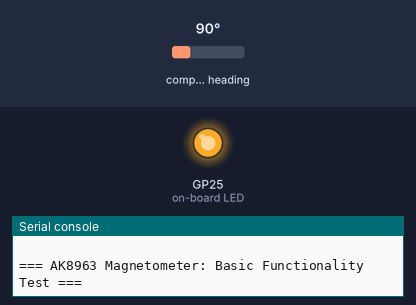
A program run on a simulated Raspberry Pi Pico running MicroPython. Shown: output pins drawn as LEDs (lit = HIGH), the last lines printed to the serial console. Inputs (shaded band) come from the test bench; at power-on: compass heading 90°. At 5.3 s the program stops and its outputs stay as they are.

Above: at 0.1 s.
At 2.1 s:
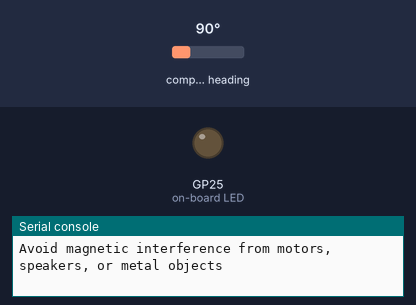
Timing chart, 0 to 3.6 s (numbered marks = the images above):
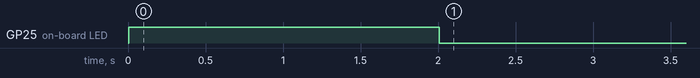

Measured:
- by itself, GP25 (on-board LED): LOW → HIGH at 0.00 s, → LOW 2.0 s later

The program:

ak8963_test.py
```python
"""
AK8963 Magnetometer Handler Test and Demonstration Script

MIT License

Copyright (c) 2025 Ojas Jha

Permission is hereby granted, free of charge, to any person obtaining a copy
of this software and associated documentation files (the "Software"), to deal
in the Software without restriction, including without limitation the rights
to use, copy, modify, merge, publish, distribute, sublicense, and/or sell
copies of the Software, and to permit persons to whom the Software is
furnished to do so, subject to the following conditions:

The above copyright notice and this permission notice shall be included in all
copies or substantial portions of the Software.

THE SOFTWARE IS PROVIDED "AS IS", WITHOUT WARRANTY OF ANY KIND, EXPRESS OR
IMPLIED, INCLUDING BUT NOT LIMITED TO THE WARRANTIES OF MERCHANTABILITY,
FITNESS FOR A PARTICULAR PURPOSE AND NONINFRINGEMENT. IN NO EVENT SHALL THE
AUTHORS OR COPYRIGHT HOLDERS BE LIABLE FOR ANY CLAIM, DAMAGES OR OTHER
LIABILITY, WHETHER IN AN ACTION OF CONTRACT, TORT OR OTHERWISE, ARISING FROM,
OUT OF OR IN CONNECTION WITH THE SOFTWARE OR THE USE OR OTHER DEALINGS IN THE
SOFTWARE.

================================================================================

This script demonstrates the functionality of the AK8963MagnetometerHandler class
by running various tests and demonstrations. It's designed to help users understand
how to use the magnetometer sensor and verify that it's working correctly.

=== WHAT IS A MAGNETOMETER? ===
A magnetometer is a sensor that measures magnetic field strength and direction.
The AK8963 is a 3-axis magnetometer that can detect Earth's magnetic field,
making it useful for compass applications, navigation, and detecting magnetic objects.

=== RASPBERRY PI PICO CONTEXT ===
The Raspberry Pi Pico is a microcontroller board with:
- RP2040 dual-core ARM Cortex-M0+ processor
- 264KB RAM, 2MB flash memory
- Multiple GPIO pins for sensor connections
- Built-in I2C, SPI, UART communication interfaces
- 3.3V logic levels (important for sensor compatibility)

=== MICROPYTHON CONTEXT ===
MicroPython is a Python implementation for microcontrollers that provides:
- Python syntax for embedded programming
- Built-in libraries for hardware interfaces (I2C, SPI, GPIO)
- Real-time capabilities suitable for sensor applications
- Simplified development compared to C/C++

Key Test Areas:
- Basic sensor initialization and data reading
- Magnetometer calibration process (essential for accurate compass readings)
- Continuous monitoring and data logging
- Error handling and status reporting

Prerequisites:
- AK8963 magnetometer sensor connected to Raspberry Pi Pico
- Proper I2C wiring (SCL to GPIO21, SDA to GPIO20)
- 4.7kΩ pull-up resistors on I2C lines
- 3.3V power supply

Hardware Setup:
- VCC: Connect to 3.3V power supply
- GND: Connect to ground
- SCL: Connect to GPIO21 (with 4.7kΩ pull-up to 3.3V)
- SDA: Connect to GPIO20 (with 4.7kΩ pull-up to 3.3V)

=== I2C COMMUNICATION EXPLANATION ===
I2C (Inter-Integrated Circuit) is a communication protocol that allows multiple
devices to communicate over just two wires (SCL and SDA). The AK8963 uses I2C
to send magnetic field data to the Raspberry Pi Pico. Pull-up resistors are
required to ensure proper signal levels.

Author: Ojas Jha
License: MIT License (see above)
Date: October 19, 2025
Version: 2.0
"""

# =============================================================================
# IMPORTS - Categorized by functionality
# =============================================================================

# === MICROPYTHON TIME UTILITIES ===
# utime provides time-related functions for MicroPython, similar to Python's time module
# but optimized for microcontrollers with limited resources
import utime  # MicroPython time utilities for delays and timestamps

# === MICROPYTHON HARDWARE CONTROL ===
# machine module provides direct access to hardware features like GPIO pins and LEDs
from machine import Pin  # GPIO pin control for LED blinking

# === CUSTOM SENSOR HANDLER ===
# Import our custom magnetometer handler class that encapsulates all AK8963 operations
# This handler provides a high-level interface to interact with the magnetometer sensor
from ak8963_handler import AK8963MagnetometerHandler  # AK8963 magnetometer handler class


def demonstrate_basic_magnetometer_functionality():
    """
    Demonstrate basic magnetometer reading functionality.

    This function tests the fundamental operations of the magnetometer:
    - Sensor initialization (establishes I2C communication)
    - Basic data reading (gets 3-axis magnetic field measurements)
    - Error handling (validates sensor response and data quality)

    === MAGNETIC FIELD MEASUREMENT EXPLANATION ===
    The AK8963 measures magnetic field strength in microTesla (μT) units.
    Earth's magnetic field typically ranges from 25-65 μT depending on location.
    The sensor provides X, Y, Z axis measurements that can be combined to get
    the total magnetic field magnitude using the Pythagorean theorem.

    === SENSOR INITIALIZATION PROCESS ===
    1. I2C communication setup with the sensor
    2. Register configuration for proper operation mode
    3. Self-test to verify sensor functionality
    4. Calibration parameter loading (if available)

    Returns:
        bool: True if test passed, False if test failed

    Note:
        This test verifies that the sensor can be initialized and basic
        magnetic field readings can be obtained. Expected values should
        be in the range of 25-65 μT for Earth's magnetic field.
    """
    print("\n=== AK8963 Magnetometer: Basic Functionality Test ===")

    # === CREATE SENSOR HANDLER INSTANCE ===
    # The handler encapsulates all low-level I2C communication and sensor configuration
    # This object-oriented approach makes the code more maintainable and reusable
    magnetometer_handler = AK8963MagnetometerHandler()

    # === ATTEMPT SENSOR INITIALIZATION ===
    # Initialization involves:
    # 1. Setting up I2C communication on the specified pins
    # 2. Configuring sensor registers for proper operation
    # 3. Performing self-tests to verify sensor functionality
    if not magnetometer_handler.initialize_sensor():
        print("Magnetometer sensor initialization failed.")
        print("Check wiring: SCL->GPIO21, SDA->GPIO20, VCC->3.3V, GND->GND")
        print("Ensure 4.7kΩ pull-up resistors are connected to SCL and SDA")
        return False

    # === BLINK ONBOARD LED AFTER SENSOR INITIALIZATION ===
    # Blink the onboard LED once to indicate successful sensor initialization
    # The onboard LED is connected to GPIO25 on Raspberry Pi Pico
    led: Pin = Pin("LED", Pin.OUT)
    led.toggle()
    utime.sleep(1)    # Keep LED on for 1 s
    led.toggle()
    print("[OK]Sensor initialized - LED blinked once")

    # === READ MAGNETIC FIELD DATA ===
    # This function reads the current magnetic field measurements from all three axes
    # The data is returned as a dictionary with 'x_axis', 'y_axis', 'z_axis' keys
    # Each value represents the magnetic field strength in microTesla (μT)
    magnetic_field_data = magnetometer_handler.read_magnetic_field_data()

    # === DISPLAY MEASUREMENT RESULTS ===
    # Format and display the raw magnetic field measurements
    # The .2f format specifier shows values with 2 decimal places for readability
    print("Magnetic Field (microTesla): x={:.2f}, y={:.2f}, z={:.2f}".format(
        magnetic_field_data['x_axis'], magnetic_field_data['y_axis'], magnetic_field_data['z_axis']))

    # === CALCULATE TOTAL MAGNETIC FIELD MAGNITUDE ===
    # Use the Pythagorean theorem to calculate the total magnetic field strength
    # This gives us the magnitude of the 3D magnetic field vector
    # Formula: magnitude = sqrt(x² + y² + z²)
    total_field = (magnetic_field_data['x_axis']**2 + magnetic_field_data['y_axis']**2 + magnetic_field_data['z_axis']**2)**0.5
    print("Total magnetic field magnitude: {:.2f} μT".format(total_field))

    # === VALIDATE MEASUREMENT QUALITY ===
    # Check if the total magnetic field is within expected range for Earth's field
    # This helps identify if the sensor is working correctly or if there are issues
    if 10 < total_field < 100:  # Reasonable range for Earth's magnetic field
        print("[OK]Magnetic field readings are within expected range")
        return True
    else:
        print("⚠ Magnetic field readings may be outside normal range")
        return True  # Still consider test passed if sensor responds


def demonstrate_magnetometer_calibration():
    """
    Demonstrate magnetometer calibration functionality.

    This function shows how to perform magnetometer calibration to compensate
    for hard and soft iron interference. During calibration, the sensor should
    be rotated slowly in all directions to map the magnetic field.

    === MAGNETOMETER CALIBRATION EXPLANATION ===
    Calibration is crucial for accurate compass readings because:
    1. Hard Iron Interference: Permanent magnets or ferromagnetic materials create
       constant magnetic fields that shift the sensor's zero point
    2. Soft Iron Interference: Ferromagnetic materials distort the magnetic field,
       making it non-uniform and affecting the sensor's sensitivity
    3. Manufacturing Variations: Each sensor has slight differences in sensitivity
       and offset that need to be compensated

    === CALIBRATION PROCESS ===
    The calibration process involves:
    1. Collecting magnetic field samples while rotating the sensor
    2. Analyzing the data to find the center and scale of the magnetic field sphere
    3. Calculating offset and scale factors to correct for interference
    4. Storing these factors for future measurements

    Returns:
        bool: True if test passed, False if test failed

    Note:
        Calibration is essential for accurate compass readings. The process
        involves rotating the sensor in figure-8 patterns to map the magnetic
        field and calculate offset and scale factors.
    """
    print("\n=== AK8963 Magnetometer: Calibration Test (Quick) ===")

    # === CREATE SENSOR HANDLER INSTANCE ===
    # We need a fresh instance to ensure clean calibration state
    magnetometer_handler = AK8963MagnetometerHandler()

    # === ATTEMPT SENSOR INITIALIZATION ===
    # Calibration requires the sensor to be properly initialized first
    if not magnetometer_handler.initialize_sensor():
        print("Magnetometer sensor initialization failed.")
        return False

    # === BLINK ONBOARD LED AFTER SENSOR INITIALIZATION ===
    # Blink the onboard LED once to indicate successful sensor initialization
    # The onboard LED is connected to GPIO25 on Raspberry Pi Pico
    led: Pin = Pin("LED", Pin.OUT)
    led.toggle()
    utime.sleep(1)    # Keep LED on for 1 s
    led.toggle()
    print("[OK]Sensor initialized - LED blinked once")

    # === PROVIDE CALIBRATION INSTRUCTIONS ===
    # Clear instructions help users perform proper calibration
    print("Rotate sensor slowly in all directions for calibration...")
    print("Make figure-8 patterns and rotate around all axes")
    print("Avoid magnetic interference from motors, speakers, or metal objects")

    # === PERFORM CALIBRATION ===
    # The calibration function collects samples while the user rotates the sensor
    # Parameters:
    # - calibration_samples=64: Number of measurements to collect (reduced for quick test)
    # - sample_delay_ms=50: Delay between samples in milliseconds
    # This creates a balance between calibration quality and test duration
    calibration_result = magnetometer_handler.calibrate_magnetometer(calibration_samples=64, sample_delay_ms=50)

    # === DISPLAY CALIBRATION RESULTS ===
    # Show the calculated offset and scale factors
    # These values will be used to correct future magnetic field measurements
    print("Calibration Offset:", calibration_result['offset'])
    print("Calibration Scale:", calibration_result['scale'])
    print("Sensor Status:", magnetometer_handler.get_sensor_status())

    # === VERIFY CALIBRATION SUCCESS ===
    # Check if calibration produced valid results
    # Valid calibration should have non-None offset and scale values
    if calibration_result['offset'] is not None and calibration_result['scale'] is not None:
        print("[OK]Calibration completed successfully")
        return True
    else:
        print("⚠ Calibration may not have completed properly")
        return False


def demonstrate_continuous_monitoring():
    """
    Demonstrate continuous magnetometer monitoring for 20 seconds.

    This function shows how to continuously read magnetometer data over time,
    which is useful for monitoring magnetic field changes or detecting
    magnetic objects in the environment.

    === CONTINUOUS MONITORING APPLICATIONS ===
    Continuous monitoring is useful for:
    1. Compass Applications: Tracking heading changes over time
    2. Magnetic Object Detection: Detecting when magnetic objects approach
    3. Environmental Monitoring: Observing magnetic field variations
    4. Data Logging: Recording magnetic field data for analysis
    5. Real-time Systems: Providing continuous feedback for control systems

    === MICROPYTHON TIMING FUNCTIONS ===
    - utime.ticks_ms(): Returns current time in milliseconds (wraps around after ~49 days)
    - utime.ticks_diff(): Calculates time difference between two tick values
    - utime.sleep_ms(): Pauses execution for specified milliseconds
    These functions are optimized for microcontrollers and handle timing efficiently.

    Returns:
        bool: True if test passed, False if test failed

    Note:
        This test runs for 20 seconds, reading data every 1 second. In a real
        application, you might want to adjust the sampling rate based on
        your requirements. Higher sampling rates provide more responsive
        detection but use more processing power.
    """
    print("\n=== AK8963 Magnetometer: Continuous Monitoring (20 seconds) ===")

    # === CREATE SENSOR HANDLER INSTANCE ===
    # Fresh instance ensures clean state for monitoring
    magnetometer_handler = AK8963MagnetometerHandler()

    # === ATTEMPT SENSOR INITIALIZATION ===
    # Continuous monitoring requires stable sensor operation
    if not magnetometer_handler.initialize_sensor():
        print("Magnetometer sensor initialization failed.")
        return False

    # === SET UP ONBOARD LED FOR MONITORING ===
    # Configure the onboard LED for blinking during each measurement cycle
    # The onboard LED is connected to GPIO25 on Raspberry Pi Pico
    led: Pin = Pin("LED", Pin.OUT)

    # === SET UP MONITORING PARAMETERS ===
    # These parameters control the monitoring behavior
    monitoring_duration_ms = 20000  # Monitor for 20 seconds (20,000 milliseconds)
    sampling_interval_ms = 1000     # Read data every 1 second (1,000 milliseconds)

    # === INITIALIZE TIMING VARIABLES ===
    # utime.ticks_ms() provides high-resolution timing for microcontrollers
    # It's more efficient than using floating-point time calculations
    monitoring_start_time = utime.ticks_ms()  # Record when monitoring started
    measurement_count = 0  # Counter for tracking number of measurements

    print("Starting continuous monitoring...")
    print("Try moving magnetic objects near the sensor to see field changes")

    # === CONTINUOUS MONITORING LOOP ===
    # This loop runs until the monitoring duration is reached
    # utime.ticks_diff() calculates elapsed time efficiently
    while utime.ticks_diff(utime.ticks_ms(), monitoring_start_time) < monitoring_duration_ms:
        # === READ MAGNETIC FIELD DATA ===
        # Get current magnetic field measurements from all three axes
        magnetic_field_data = magnetometer_handler.read_magnetic_field_data()
        measurement_count += 1  # Increment measurement counter

        # === BLINK ONBOARD LED AFTER READING DATA ===
        # Blink the LED once to indicate successful data reading in this cycle
        led.toggle()
        utime.sleep(1)    # Keep LED on for 1 s
        led.toggle()

        # === DISPLAY MEASUREMENT WITH TIMESTAMP ===
        # Calculate elapsed time since monitoring started
        elapsed_time = utime.ticks_diff(utime.ticks_ms(), monitoring_start_time)

        # Format and display the measurement with timing information
        # This helps users understand the temporal relationship of measurements
        print("Measurement #{} (t={}ms) Magnetic Field x={:.2f} y={:.2f} z={:.2f} (microTesla)".format(
            measurement_count, elapsed_time,
            magnetic_field_data['x_axis'], magnetic_field_data['y_axis'], magnetic_field_data['z_axis']))

        # === WAIT BEFORE NEXT MEASUREMENT ===
        # utime.sleep_ms() pauses execution without blocking the system
        # This allows other MicroPython tasks to run if needed
        utime.sleep_ms(sampling_interval_ms)

    # === MONITORING COMPLETION ===
    print("[OK]Continuous monitoring completed successfully")
    print("Total measurements taken: {}".format(measurement_count))
    return True


def main():
    """
    Run all magnetometer demonstrations and report results.

    This is the main entry point that orchestrates all the demonstration functions.
    It provides a structured way to test all magnetometer functionality and gives
    users a comprehensive overview of the sensor's capabilities.

    === DEMONSTRATION FLOW ===
    1. Basic Functionality: Tests sensor initialization and basic readings
    2. Calibration: Demonstrates the calibration process for accurate measurements
    3. Continuous Monitoring: Shows real-time data collection capabilities

    === ERROR HANDLING ===
    The function includes proper error handling for:
    - KeyboardInterrupt: Allows users to stop the program gracefully
    - General Exceptions: Catches and reports any unexpected errors
    - Individual Test Failures: Continues running other tests even if one fails

    Returns:
        bool: True if all demonstrations completed successfully, False otherwise
    """
    try:
        # === INITIALIZE DEMONSTRATION RESULTS LIST ===
        # This list stores tuples of (demonstration_name, success_status)
        # Using a list allows us to track results and provide a summary
        demonstration_results = []

        # === RUN ALL DEMONSTRATIONS ===
        # Each demonstration function returns True if successful, False if failed
        # We append the results to our tracking list for later analysis
        demonstration_results.append(("Basic Functionality", demonstrate_basic_magnetometer_functionality()))
        demonstration_results.append(("Calibration", demonstrate_magnetometer_calibration()))
        demonstration_results.append(("Continuous Monitoring", demonstrate_continuous_monitoring()))

        # === DISPLAY DEMONSTRATION SUMMARY ===
        # Provide a clear summary of all test results
        print("\n=== Demonstration Summary ===")
        successful_demonstrations = 0

        # === ITERATE THROUGH RESULTS ===
        # Process each demonstration result and display the status
        # The {:.<25} format creates left-aligned text with dots for padding
        for demonstration_name, demonstration_result in demonstration_results:
            status = "PASSED" if demonstration_result else "FAILED"
            print("{:.<25} {}".format(demonstration_name, status))

            # Count successful demonstrations for final summary
            if demonstration_result:
                successful_demonstrations += 1

        # === FINAL SUMMARY ===
        # Show overall success rate
        total_demonstrations = len(demonstration_results)
        print("Successfully completed {}/{} demonstrations".format(successful_demonstrations, total_demonstrations))

        # Return True if all demonstrations passed
        return successful_demonstrations == total_demonstrations

    except KeyboardInterrupt:
        # === HANDLE USER INTERRUPTION ===
        # KeyboardInterrupt occurs when user presses Ctrl+C
        # This allows graceful program termination
        print(f"\n🛑 Monitoring stopped by user")
        return True

    except Exception as e:
        # === HANDLE UNEXPECTED ERRORS ===
        # Catch any other exceptions that might occur during execution
        # This prevents the program from crashing and provides error information
        print(f"❌ Real-time monitoring failed: {e}")
        return False


# === PROGRAM ENTRY POINT ===
# This block ensures the main() function runs when the script is executed directly
# It's a Python convention that allows the script to be both imported and run standalone
if __name__ == "__main__":
    main()
```

Source omitted: ak8963_handler.py (31461 bytes), ak8963.py (6489 bytes)
